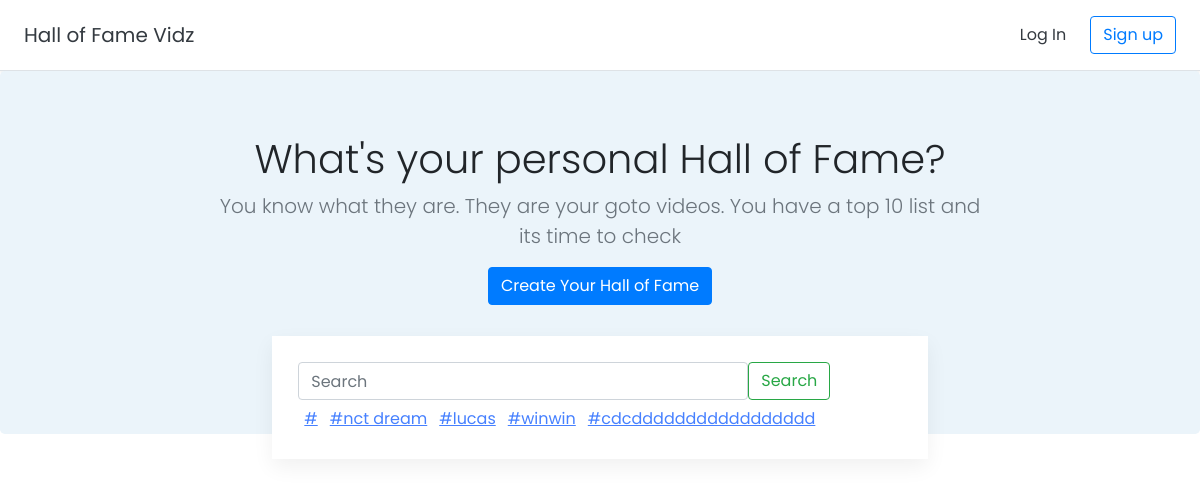
The page / on the database its author committed.
### tags/models.py (models this page shows, shortened)
class Tags(models.Model):
    tag = models.CharField(max_length=20, unique=True)
    timestamp = models.DateTimeField(auto_now_add=True)
    tagTimes = models.IntegerField(blank=True)
    def __str__(self):
        return self.tag

### halls/views.py (the view)
# urls.py: 2. Add a URL to urlpatterns:  path('', views.home, name='home')
def home(request):
    search_form = SearchForm()
    recent_halls = Hall.objects.all().order_by('-id')
    tags = Tags.objects.all().order_by('-tagTimes')[0:5]
    if request.user.is_authenticated:
        recent_halls = recent_halls.exclude(user=request.user)
    return render(request, 'halls/home.html',{"recent_halls":recent_halls,'search_form':search_form,'tags':tags})

### halls/forms.py
class SearchForm(forms.Form):
    search_term = forms.CharField(max_length=255, label='Search for Videos:')

### halls/templates/halls/home.html (shortened to what this page needs)
{% extends 'halls/base.html' %}
{% load static %}
{% block content %}
<section class="jumbotron text-center">
    <div class="container">
        <h1 class="jumbotron-heading">What's your personal Hall of Fame?</h1>
        <p class="lead text-muted">You know what they are. They are your goto videos. You have a top 10 list and its time to check</p>
        <p>
            <a href="{% url 'create_hall' %}" class="btn btn-primary">Create Your Hall of Fame</a>
        </p>
    </div>
    <div class="row top-searchbar">
        <div class="search-results-header col-md-9">
            <div class="search-input-container col-md-9">
                <div class="search-input-wrapper">
                    <form class="form-inline" method="GET">
                        <div class="form-group ">
                                <input id = "id_search_term" class="form-control input-normal" type="search" name="q" value = '{{request.GET.q}}' placeholder="Search" aria-label="Search">
                            </div>
                    <button class="btn btn-outline-success my-2 my-sm-0" type="submit">Search</button>
                    </form>
                </div>
                <form class="form-inline " method="GET">
                    {% for tag in tags %}
                        <input type="button" class="hall_tag " value='#{{tag}}' name = "tag" >
                    {% endfor %}
            </form>
            </div>
        </div>
        </div>
</section>
{% endblock content %}

### halls/static/custom.css (style rules this page uses)
.jumbotron { background-color: #EBF4FA; }
.jumbotron-heading { font-weight: 300; }
.jumbotron .container { max-width: 51rem; }

### halls/templates/halls/base.html (style rules this page uses)
body { font-family: 'Poppins', sans-serif; }
.hall_tag { border: none; background-color:transparent; text-decoration: underline; cursor: pointer; color:rgb(70, 128, 255); }
.jumbotron { position: relative !important; margin-bottom: 5%; }
.search-results-header { padding:0; position: relative; display:flex; margin: 15px auto; margin-bottom: -20px; }
#id_search_term { width:600px !important; }
@media only screen and (max-width:1400px) { #id_search_term { width:450px !important; } }
.top-searchbar { margin-bottom: -6%; }
.search-results-header .search-input-container { background: #fff; padding: 3%; margin: 0 auto; box-shadow: 0px 8px 20px rgba(0,0,0,0.06); }
.search-results-header .search-input-wrapper { max-width: 100%; z-index: 1; margin-bottom: 1%; }

### rows shown on the page
Tags: tag "#nct dream"
Tags: tag "#lucas"
Tags: tag "#winwin"
Tags: tag "#cdcddddddddddddddddd"
